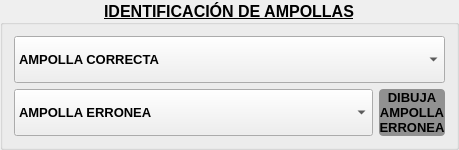
       <widget class="QGroupBox" name="groupBox_BotonesDefectos_2">
        <property name="sizePolicy">
         <sizepolicy hsizetype="Minimum" vsizetype="Preferred">
          <horstretch>0</horstretch>
          <verstretch>0</verstretch>
         </sizepolicy>
        </property>
        <property name="minimumSize">
         <size>
          <width>0</width>
          <height>150</height>
         </size>
        </property>
        <property name="maximumSize">
         <size>
          <width>16777215</width>
          <height>250</height>
         </size>
        </property>
        <property name="font">
         <font>
          <family>Nirmala UI</family>
          <pointsize>12</pointsize>
          <weight>75</weight>
          <italic>false</italic>
          <bold>true</bold>
          <underline>true</underline>
          <strikeout>false</strikeout>
         </font>
        </property>
        <property name="styleSheet">
         <string notr="true"/>
        </property>
        <property name="title">
         <string>IDENTIFICACIÓN DE AMPOLLAS</string>
        </property>
        <property name="alignment">
         <set>Qt::AlignCenter</set>
        </property>
        <property name="flat">
         <bool>false</bool>
        </property>
        <property name="checkable">
         <bool>false</bool>
        </property>
        <layout class="QGridLayout" name="gridLayout_3">
         <item row="0" column="0" colspan="2">
          <widget class="QComboBox" name="comboBox_ampolla">
           <property name="sizePolicy">
            <sizepolicy hsizetype="Preferred" vsizetype="Expanding">
             <horstretch>0</horstretch>
             <verstretch>0</verstretch>
            </sizepolicy>
           </property>
           <property name="maximumSize">
            <size>
             <width>16777215</width>
             <height>100</height>
            </size>
           </property>
           <property name="font">
            <font>
             <family>Nirmala UI</family>
             <pointsize>10</pointsize>
             <weight>75</weight>
             <bold>true</bold>
             <underline>false</underline>
            </font>
           </property>
           <property name="styleSheet">
            <string notr="true">QComboBox:{border:None; border-radius: 4 px

}</string>
           </property>
           <property name="editable">
            <bool>false</bool>
           </property>
           <property name="currentText">
            <string>AMPOLLA CORRECTA</string>
           </property>
           <property name="currentIndex">
            <number>0</number>
           </property>
           <property name="iconSize">
            <size>
             <width>300</width>
             <height>300</height>
            </size>
           </property>
           <property name="frame">
            <bool>true</bool>
           </property>
           <property name="modelColumn">
            <number>0</number>
           </property>
           <item>
            <property name="text">
             <string>AMPOLLA CORRECTA</string>
            </property>
           </item>
           <item>
            <property name="text">
             <string>BABE BICALM+</string>
            </property>
            <property name="icon">
             <iconset>
              <normaloff>icons/BICALM+ 2ML BABE.ico</normaloff>icons/BICALM+ 2ML BABE.ico</iconset>
            </property>
           </item>
           <item>
            <property name="text">
             <string>BABE VITAMIN C+</string>
            </property>
            <property name="icon">
             <iconset>
              <normaloff>icons/VITAMIN C+ 2ML BABE.ico</normaloff>icons/VITAMIN C+ 2ML BABE.ico</iconset>
            </property>
           </item>
           <item>
            <property name="text">
             <string>BABE PROTEOS 2F+</string>
            </property>
            <property name="icon">
             <iconset>
              <normaloff>icons/PROTEO 2F+ 2ML.ico</normaloff>icons/PROTEO 2F+ 2ML.ico</iconset>
            </property>
           </item>
           <item>
            <property name="text">
             <string>ODIN HYALURONIC BOOSTER 2ML V3</string>
            </property>
           </item>
           <item>
            <property name="text">
             <string>ODIN HYALURONIC BOOSTER</string>
            </property>
           </item>
           <item>
            <property name="text">
             <string>ODIN S-INSTANT FLASH</string>
            </property>
           </item>
           <item>
            <property name="text">
             <string>ODIN S-INSTANT FLASH COLOMBIA</string>
            </property>
           </item>
           <item>
            <property name="text">
             <string>ODIN FLAVO C MELATONIN 2ML V2</string>
            </property>
           </item>
           <item>
            <property name="text">
             <string>ODIN FALVO C MELATONIN LATAM</string>
            </property>
           </item>
           <item>
            <property name="text">
             <string>PROTEOGLICANOS PREVENT AGE SKIN 2ML DELIP</string>
            </property>
           </item>
          </widget>
         </item>
         <item row="1" column="0">
          <widget class="QComboBox" name="comboBox_ampolla_error">
           <property name="sizePolicy">
            <sizepolicy hsizetype="Expanding" vsizetype="Expanding">
             <horstretch>0</horstretch>
             <verstretch>0</verstretch>
            </sizepolicy>
           </property>
           <property name="maximumSize">
            <size>
             <width>16777215</width>
             <height>100</height>
            </size>
           </property>
           <property name="font">
            <font>
             <family>Nirmala UI</family>
             <pointsize>10</pointsize>
             <weight>75</weight>
             <bold>true</bold>
             <underline>false</underline>
            </font>
           </property>
           <property name="acceptDrops">
            <bool>false</bool>
           </property>
           <property name="styleSheet">
            <string notr="true">QComboBox:{border:None; border-radius: 4 px

}</string>
           </property>
           <property name="editable">
            <bool>false</bool>
           </property>
           <property name="currentText">
            <string>AMPOLLA ERRONEA</string>
           </property>
           <property name="currentIndex">
            <number>0</number>
           </property>
           <property name="iconSize">
            <size>
             <width>300</width>
             <height>298</height>
            </size>
           </property>
           <property name="frame">
            <bool>true</bool>
           </property>
           <property name="modelColumn">
            <number>0</number>
           </property>
           <item>
            <property name="text">
             <string>AMPOLLA ERRONEA</string>
            </property>
           </item>
           <item>
            <property name="text">
             <string>BABE BICALM+</string>
            </property>
            <property name="icon">
             <iconset>
              <normaloff>icons/BICALM+ 2ML BABE.ico</normaloff>icons/BICALM+ 2ML BABE.ico</iconset>
            </property>
           </item>
           <item>
            <property name="text">
             <string>BABE VITAMIN C+</string>
            </property>
            <property name="icon">
             <iconset>
              <normaloff>icons/VITAMIN C+ 2ML BABE.ico</normaloff>icons/VITAMIN C+ 2ML BABE.ico</iconset>
            </property>
           </item>
           <item>
            <property name="text">
             <string>BABE PROTEOS 2F+</string>
            </property>
            <property name="icon">
             <iconset>
              <normaloff>icons/PROTEO 2F+ 2ML.ico</normaloff>icons/PROTEO 2F+ 2ML.ico</iconset>
            </property>
           </item>
           <item>
            <property name="text">
             <string>ODIN HYALURONIC BOOSTER 2ML V3</string>
            </property>
           </item>
           <item>
            <property name="text">
             <string>ODIN HYALURONIC BOOSTER</string>
            </property>
           </item>
           <item>
            <property name="text">
             <string>ODIN S-INSTANT FLASH</string>
            </property>
           </item>
           <item>
            <property name="text">
             <string>ODIN S-INSTANT FLASH COLOMBIA</string>
            </property>
           </item>
           <item>
            <property name="text">
             <string>ODIN FLAVO C MELATONIN 2ML V2</string>
            </property>
           </item>
           <item>
            <property name="text">
             <string>ODIN FALVO C MELATONIN LATAM</string>
            </property>
           </item>
           <item>
            <property name="text">
             <string>PROTEOGLICANOS PREVENT AGE SKIN 2ML DELIP</string>
            </property>
           </item>
          </widget>
         </item>
         <item row="1" column="1">
          <widget class="QPushButton" name="boton_ampolla_error">
           <property name="enabled">
            <bool>true</bool>
           </property>
           <property name="sizePolicy">
            <sizepolicy hsizetype="MinimumExpanding" vsizetype="Expanding">
             <horstretch>0</horstretch>
             <verstretch>0</verstretch>
            </sizepolicy>
           </property>
           <property name="minimumSize">
            <size>
             <width>0</width>
             <height>0</height>
            </size>
           </property>
           <property name="maximumSize">
            <size>
             <width>200</width>
             <height>100</height>
            </size>
           </property>
           <property name="font">
            <font>
             <family>Nirmala UI</family>
             <pointsize>10</pointsize>
             <weight>75</weight>
             <bold>true</bold>
             <underline>false</underline>
             <strikeout>false</strikeout>
             <kerning>true</kerning>
            </font>
           </property>
           <property name="focusPolicy">
            <enum>Qt::ClickFocus</enum>
           </property>
           <property name="whatsThis">
            <string>Si haces click en este botón el tipo de análisis escogido sera 'Challenge Test'</string>
           </property>
           <property name="accessibleName">
            <string>Boton Challenge Test</string>
           </property>
           <property name="accessibleDescription">
            <string>Si haces click en este botón el tipo de análisis escogido sera 'Challenge Test'</string>
           </property>
           <property name="autoFillBackground">
            <bool>false</bool>
           </property>
           <property name="styleSheet">
            <string notr="true">QPushButton{ background-color:rgb(145, 145, 145); border:None; border-radius:4px;} #gris claro
QPushButton:disabled{background-color: rgb(124, 124, 124);} #gris oscuro
QPushButton:pressed{ background-color: orange; }
QPushButton:focus:pressed{ background-color: green; }
QPushButton:focus{ background-color: green; }
QPushButton:hover{background-color: rgb(170, 255, 127);} #verde claro
QPushButton:checked{ background-color: pink; }</string>
           </property>
           <property name="text">
            <string>DIBUJA
AMPOLLA
ERRONEA</string>
           </property>
           <property name="iconSize">
            <size>
             <width>15</width>
             <height>15</height>
            </size>
           </property>
           <property name="autoRepeat">
            <bool>false</bool>
           </property>
           <property name="autoExclusive">
            <bool>false</bool>
           </property>
          </widget>
         </item>
        </layout>
       </widget>
